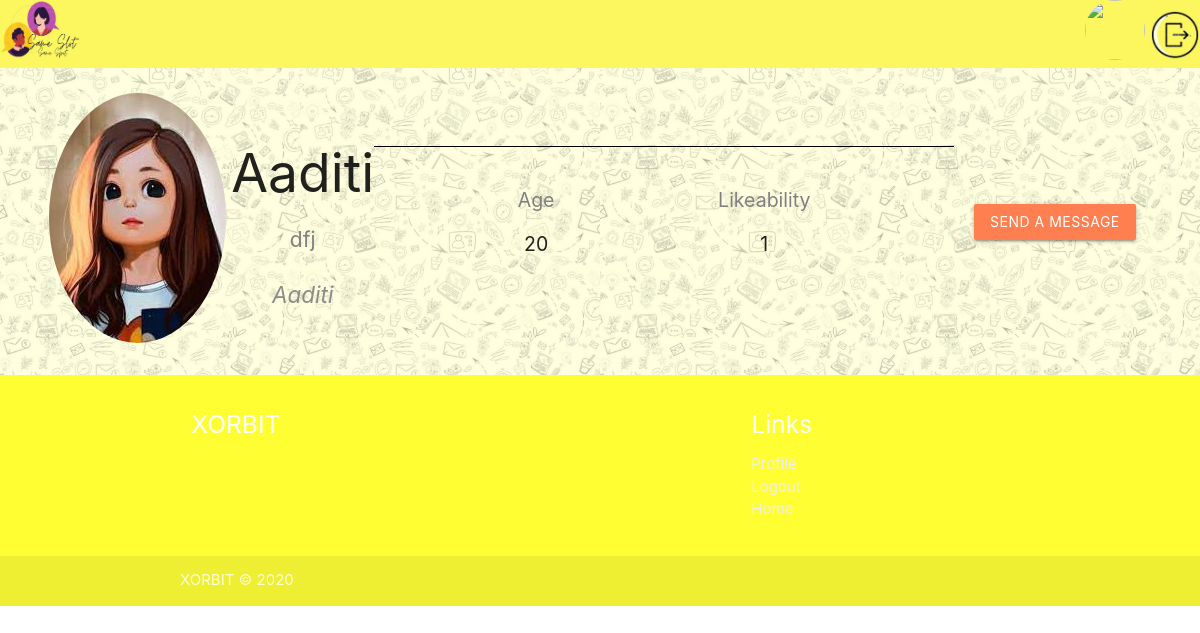
The page /user/3/ (signed in) on the database as committed earlier.
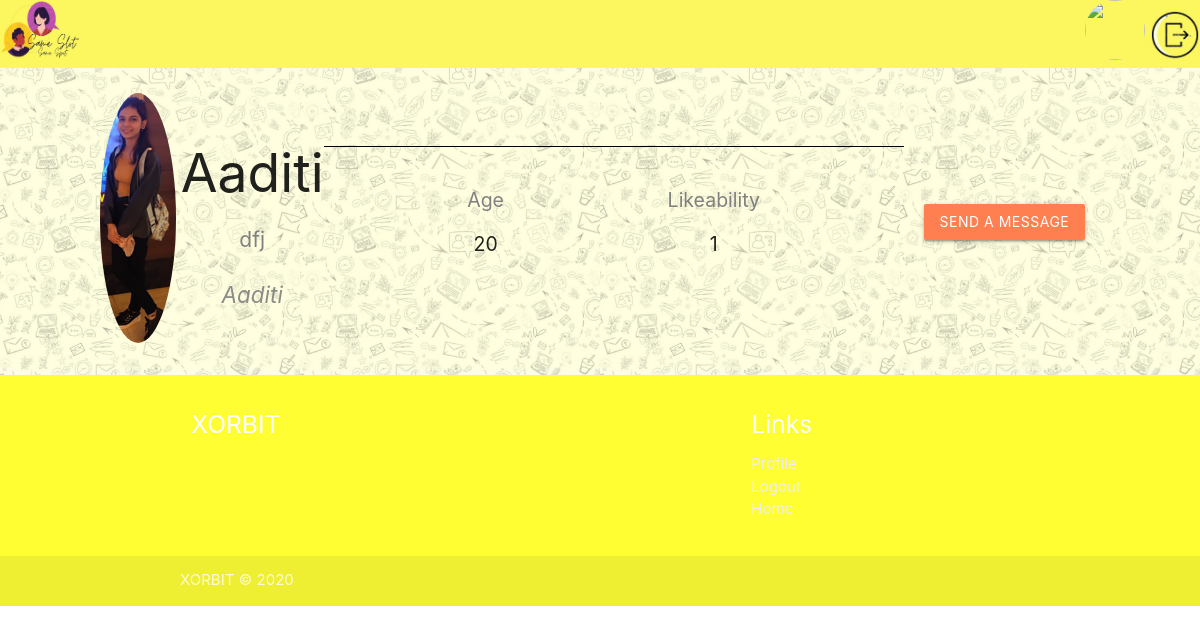
The same page on the database as committed later.
### users/models.py (models this page shows, shortened)
class Profile(models.Model):
    GENDER_C = [
        ("Male", "Male"),
        ("Female", "Female"),
        ("Other", "Other")
    ]
    PROFILE_T = [
        ("Bff's", "Bff's"),
        ("Dating", "Dating"),
        ("Business", "Business")
    ]
    user = models.OneToOneField(User, on_delete=models.CASCADE)
    full_name = models.CharField(max_length=100, null=True)
    age = models.IntegerField(null=True)
    gender = models.CharField(max_length=50, blank=True, null=True, choices=GENDER_C)
    profile_image = models.ImageField(upload_to='profile_pic', default="default.jpg", null=True, blank=True)
    bio = models.TextField(null=True)
    profiletype = models.CharField(max_length=50, choices=PROFILE_T, default=None, null=True, blank=True)
    likeability = models.ManyToManyField( User, related_name="likes", blank=True)
    blocked_by = models.ManyToManyField(User, related_name="blocked", blank=True)

### main/views.py (the view)
# urls.py: path("user/<int:pk>/", views.UserDetail.as_view(), name="user-detail"),
class UserDetail(LoginRequiredMixin, DetailView):
    model = Profile

### users/templates/users/profile_detail.html (shortened to what this page needs)
{% extends "base.html" %}
{% load crispy_forms_tags %}
{% block content %}
<section>
    <div class="navigation navigation--bg" style="background-color:#fcf75e">
      <div class="user-view">
        <a href="{% url 'profile-page' %}"><img  width="80px" height="60px"  src="/static/main/b3.jpg" />
      </div>
      <div>
        {% if user.is_authenticated %}
        <img href="{% url 'profile-page' %}" class="circle" width="60px"  height="60px"   src="{{userIn.profile.profile_image.url}}" />
        <a href="{% url 'logout' %}"></a><img  width="50px" height="50px"  src="/static/main/b4.jpg" />
        {% else %}
        <a href="{% url 'login' %}" class="login link">Log in</a>
        {% endif %}
      </div>
  </div>
  <section class="profile">
    <div>
      <img src="{{object.profile_image.url}}" alt="" class="profile-image" />
    </div>
    <div class="profile-about">
      <h2>{{ object.full_name }}</h2>
      <p class="bio">{{ object.bio }}</p>
      <p class="username">{{ object.user.username }}</p>
    </div>
    <div class="stats">
      <div>
        <h4 class="header">Age</h4>
        <h4>{{ object.age }}</h4>
      </div>
      <div>
        <h4 class="header">Likeability</h4>
        <h4>{{object.likeability.count}}</h4>
      </div>
    </div>
    <a
      href="{% url 'write-message' object.user.username %}"
      class="btn"
      style="margin: 20px; background: coral"
      >Send a Message</a
    >
  </section>
</section>
<footer class="page-footer" style="background-color:#fefe33" >
  <div class="container">
    <div class="row">
      <div class="col l6 s12">
        <h5 class="white-text">XORBIT</h5>
      </div>
      <div class="col l4 offset-l2 s12">
        <h5 class="white-text">Links</h5>
        <ul>
          <li>
            <a class="grey-text text-lighten-3" href="{% url 'profile-page' %}"
              >Profile</a
            >
          </li>
          <li>
            <a class="grey-text text-lighten-3" href="{% url 'logout' %}"
              >Logout</a
            >
          </li>
          <li>
            <a class="grey-text text-lighten-3" href="{% url 'date-page' %}"
              >Home</a
            >
          </li>
        </ul>
      </div>
    </div>
  </div>
  <div class="footer-copyright">
    <div class="container">XORBIT © 2020</div>
  </div>
</footer>
{% endblock content %}

Rows that differ between the two databases and show on the page:
changed Profile "Aaditi": profile_image: a different picture
